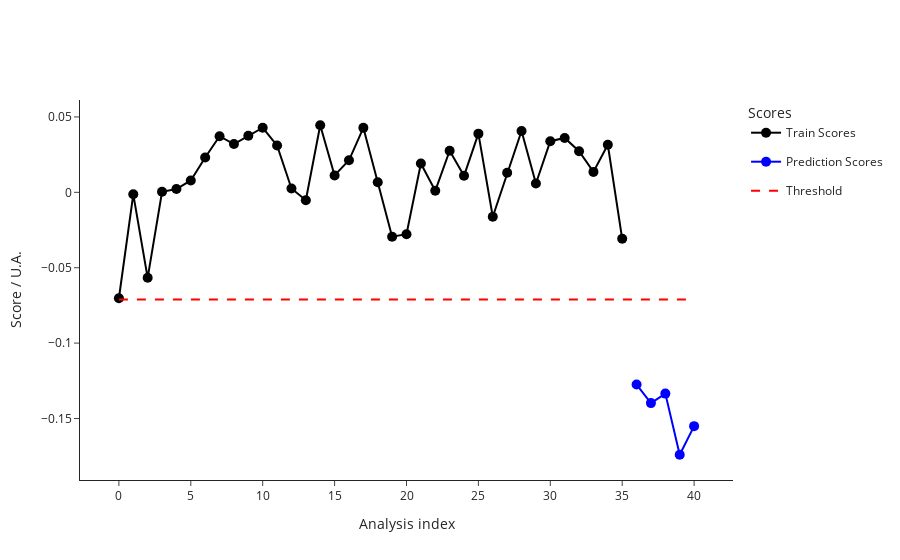

Notebook source saved alongside this figure:
### Code cell
test2_data = pd.read_csv("dev/test2_features.csv")
test2_metadata = pd.read_csv("dev/test2_metadata.csv")
ana.predict(test2_data, test2_metadata)
outliers_test2 = ana.test_prediction_outliers()
print(outliers_test2)
fig_test2_scores = ana.plot_scores()
fig_test2_scores.write_image("dev/figures/fig_test2_scores.png", width=1100, height= 350, scale = 3)
fig_test2_scores.show()
